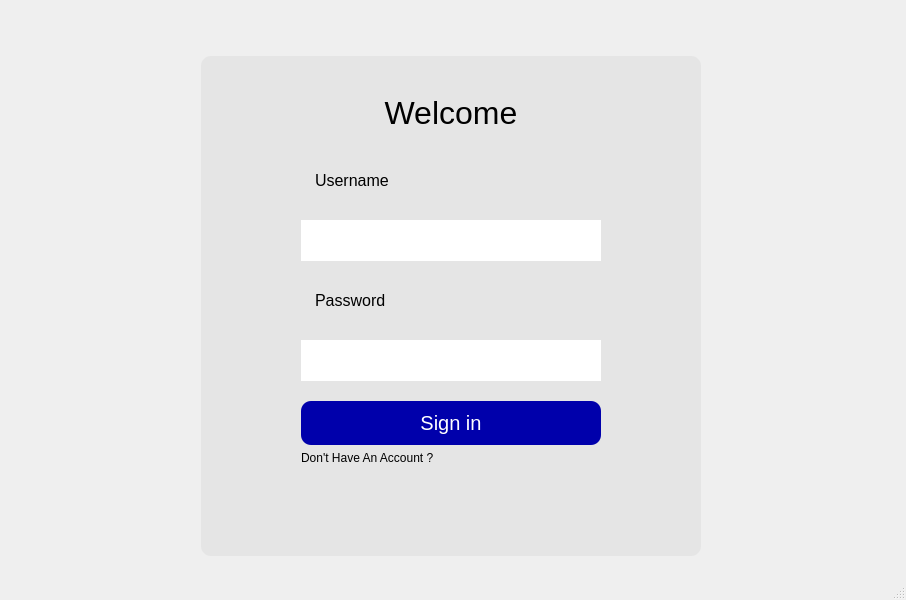
<?xml version="1.0" encoding="UTF-8"?>
<ui version="4.0">
 <class>Login</class>
 <widget class="QMainWindow" name="Login">
  <property name="geometry">
   <rect>
    <x>0</x>
    <y>0</y>
    <width>906</width>
    <height>600</height>
   </rect>
  </property>
  <property name="minimumSize">
   <size>
    <width>906</width>
    <height>600</height>
   </size>
  </property>
  <property name="maximumSize">
   <size>
    <width>906</width>
    <height>600</height>
   </size>
  </property>
  <property name="windowTitle">
   <string>Login Page</string>
  </property>
  <property name="styleSheet">
   <string notr="true">QMainWindow{
	border-image: url(:./background/img/bg.jpg);
}
</string>
  </property>
  <widget class="QWidget" name="centralwidget">
   <property name="styleSheet">
    <string notr="true">
</string>
   </property>
   <widget class="QWidget" name="">
    <property name="geometry">
     <rect>
      <x>0</x>
      <y>-10</y>
      <width>901</width>
      <height>633</height>
     </rect>
    </property>
    <layout class="QGridLayout" name="gridLayout_4">
     <item row="1" column="2">
      <spacer name="horizontalSpacer_4">
       <property name="orientation">
        <enum>Qt::Horizontal</enum>
       </property>
       <property name="sizeHint" stdset="0">
        <size>
         <width>35</width>
         <height>20</height>
        </size>
       </property>
      </spacer>
     </item>
     <item row="0" column="1" rowspan="2">
      <widget class="QWidget" name="widget" native="true">
       <property name="minimumSize">
        <size>
         <width>500</width>
         <height>500</height>
        </size>
       </property>
       <property name="maximumSize">
        <size>
         <width>500</width>
         <height>500</height>
        </size>
       </property>
       <property name="styleSheet">
        <string notr="true">QWidget{
	background-color: rgb(229, 229, 229);
	border-radius: 10px;
}</string>
       </property>
       <layout class="QGridLayout" name="gridLayout_3">
        <item row="1" column="1">
         <layout class="QGridLayout" name="gridLayout_2">
          <item row="0" column="0">
           <layout class="QGridLayout" name="gridLayout">
            <item row="2" column="1">
             <spacer name="verticalSpacer_6">
              <property name="orientation">
               <enum>Qt::Vertical</enum>
              </property>
              <property name="sizeHint" stdset="0">
               <size>
                <width>20</width>
                <height>40</height>
               </size>
              </property>
             </spacer>
            </item>
            <item row="0" column="0">
             <spacer name="horizontalSpacer">
              <property name="orientation">
               <enum>Qt::Horizontal</enum>
              </property>
              <property name="sizeHint" stdset="0">
               <size>
                <width>40</width>
                <height>20</height>
               </size>
              </property>
             </spacer>
            </item>
            <item row="0" column="2">
             <spacer name="horizontalSpacer_2">
              <property name="orientation">
               <enum>Qt::Horizontal</enum>
              </property>
              <property name="sizeHint" stdset="0">
               <size>
                <width>40</width>
                <height>20</height>
               </size>
              </property>
             </spacer>
            </item>
            <item row="0" column="1">
             <layout class="QVBoxLayout" name="verticalLayout_5">
              <property name="spacing">
               <number>20</number>
              </property>
              <item>
               <spacer name="verticalSpacer">
                <property name="orientation">
                 <enum>Qt::Vertical</enum>
                </property>
                <property name="sizeHint" stdset="0">
                 <size>
                  <width>20</width>
                  <height>20</height>
                 </size>
                </property>
               </spacer>
              </item>
              <item>
               <widget class="QLabel" name="label">
                <property name="font">
                 <font>
                  <pointsize>24</pointsize>
                  <weight>50</weight>
                  <bold>false</bold>
                 </font>
                </property>
                <property name="styleSheet">
                 <string notr="true">padding:10px;</string>
                </property>
                <property name="text">
                 <string>Welcome</string>
                </property>
                <property name="alignment">
                 <set>Qt::AlignCenter</set>
                </property>
               </widget>
              </item>
              <item>
               <layout class="QVBoxLayout" name="verticalLayout_4">
                <item>
                 <layout class="QVBoxLayout" name="verticalLayout_2">
                  <property name="spacing">
                   <number>20</number>
                  </property>
                  <item>
                   <widget class="QLabel" name="label_2">
                    <property name="font">
                     <font>
                      <pointsize>12</pointsize>
                     </font>
                    </property>
                    <property name="styleSheet">
                     <string notr="true">padding:10px;</string>
                    </property>
                    <property name="text">
                     <string>Username</string>
                    </property>
                   </widget>
                  </item>
                  <item>
                   <widget class="QLineEdit" name="username">
                    <property name="minimumSize">
                     <size>
                      <width>300</width>
                      <height>40</height>
                     </size>
                    </property>
                    <property name="font">
                     <font>
                      <pointsize>12</pointsize>
                     </font>
                    </property>
                    <property name="styleSheet">
                     <string notr="true">QLineEdit{
padding:10px;
background-color: rgb(255, 255, 255);
border-radius:0px;
}
QLineEdit:focus{
border-bottom:2px solid blue;
}
</string>
                    </property>
                    <property name="alignment">
                     <set>Qt::AlignCenter</set>
                    </property>
                   </widget>
                  </item>
                 </layout>
                </item>
                <item>
                 <layout class="QVBoxLayout" name="verticalLayout_3">
                  <property name="spacing">
                   <number>20</number>
                  </property>
                  <item>
                   <widget class="QLabel" name="label_3">
                    <property name="font">
                     <font>
                      <pointsize>12</pointsize>
                     </font>
                    </property>
                    <property name="styleSheet">
                     <string notr="true">padding:10px;</string>
                    </property>
                    <property name="text">
                     <string>Password</string>
                    </property>
                   </widget>
                  </item>
                  <item>
                   <widget class="QLineEdit" name="password">
                    <property name="minimumSize">
                     <size>
                      <width>300</width>
                      <height>40</height>
                     </size>
                    </property>
                    <property name="font">
                     <font>
                      <pointsize>12</pointsize>
                     </font>
                    </property>
                    <property name="styleSheet">
                     <string notr="true">QLineEdit{
padding:10px;
background-color: rgb(255, 255, 255);
border-radius:0px;
}
QLineEdit:focus{
border-bottom:2px solid blue;
}
</string>
                    </property>
                    <property name="alignment">
                     <set>Qt::AlignCenter</set>
                    </property>
                   </widget>
                  </item>
                 </layout>
                </item>
               </layout>
              </item>
              <item>
               <widget class="QPushButton" name="log">
                <property name="font">
                 <font>
                  <pointsize>15</pointsize>
                 </font>
                </property>
                <property name="styleSheet">
                 <string notr="true">QPushButton{
padding:10px;
background-color: rgb(0, 0, 171);
color: rgb(255, 255, 255);
}
QPushButton:hover{
background-color:rgb(0, 0, 255);
}

</string>
                </property>
                <property name="text">
                 <string>Sign in</string>
                </property>
               </widget>
              </item>
             </layout>
            </item>
            <item row="3" column="1">
             <spacer name="verticalSpacer_2">
              <property name="orientation">
               <enum>Qt::Vertical</enum>
              </property>
              <property name="sizeHint" stdset="0">
               <size>
                <width>20</width>
                <height>40</height>
               </size>
              </property>
             </spacer>
            </item>
            <item row="1" column="1">
             <widget class="QLabel" name="createAcc">
              <property name="font">
               <font>
                <pointsize>9</pointsize>
               </font>
              </property>
              <property name="styleSheet">
               <string notr="true">QLabel:hover{color :green;}
QLabel:clicked{color :red;}
</string>
              </property>
              <property name="text">
               <string>Don't Have An Account ?</string>
              </property>
             </widget>
            </item>
           </layout>
          </item>
         </layout>
        </item>
       </layout>
      </widget>
     </item>
     <item row="1" column="0">
      <spacer name="horizontalSpacer_3">
       <property name="orientation">
        <enum>Qt::Horizontal</enum>
       </property>
       <property name="sizeHint" stdset="0">
        <size>
         <width>35</width>
         <height>20</height>
        </size>
       </property>
      </spacer>
     </item>
    </layout>
   </widget>
  </widget>
  <widget class="QStatusBar" name="statusbar"/>
 </widget>
 <resources>
  <include location="ressource.qrc"/>
 </resources>
 <connections/>
</ui>
